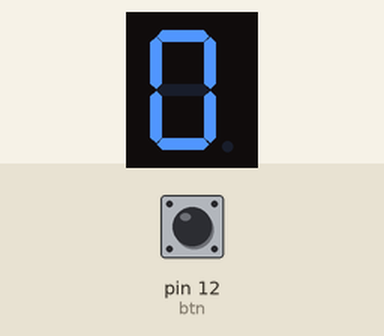
Simulated run of this sketch. Board: Arduino Uno, built with avr-gcc and run on an emulated ATmega328P. Parts: 1-digit seven-segment display. Wiring (inferred from the names in the program): 1-digit 7-segment display, segments lit when HIGH: segments pin 2, pin 3, pin 4, pin 5, pin 6, pin 7, pin 8, pin 9. The inputs (shaded band) are chosen by the test bench; at power-on: pin 12 (btn) LOW. The segment pins are drawn as the display they are named for; what the sketch prints to the serial monitor is not drawn.

Above: at 1.2 s.
1.3 s: pin 12 (btn) pulled HIGH for 1 s
At 2.1 s:
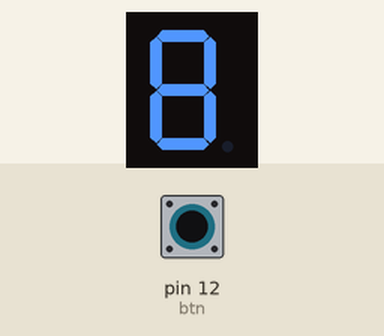
3.8 s: pin 12 (btn) pulled HIGH for 3.2 s
At 7.4 s:
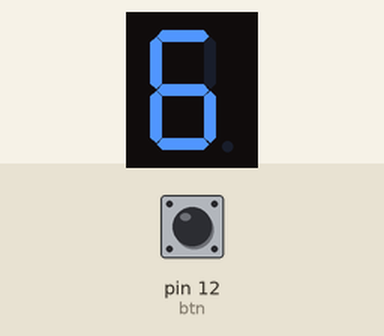
Timing chart, 0 to 7.8 s (numbered marks = the images above; inputs shaded):
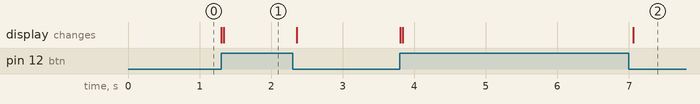

Measured:
- after the input at 1.3 s, the display: first changes at once (image 1 shows a later state)
- after the input at 3.8 s, the display: first changes at once (image 2 shows a later state)

The sketch:

COUNTER_PUSHBUTTON.ino
```cpp
int a=2;
int b=3;
int c=4;
int d=5;
int e=6;
int f=7;
int g=8;
int dp=9;
int btn=12;
int i=0;


void setup() {
  // put your setup code here, to run once:

  pinMode(a, OUTPUT);
  pinMode(b, OUTPUT);
  pinMode(c, OUTPUT);
  pinMode(d, OUTPUT);
  pinMode(e, OUTPUT);
  pinMode(f, OUTPUT);
  pinMode(g, OUTPUT);
  pinMode(dp, OUTPUT);
  pinMode(btn, INPUT);
  Serial.begin(9600);

}

void loop() {
  // put your main code here, to run repeatedly:


  int btnread = digitalRead(btn);
  Serial.println(btnread);

  if(btnread==1){
    i=i+1;
  }
  if(i==10){
    i=0;
  }
  if(i==0){
    digitalWrite(a,HIGH);
    digitalWrite(b,HIGH);
    digitalWrite(c,HIGH);
    digitalWrite(d,HIGH);
    digitalWrite(e,HIGH);
    digitalWrite(f,HIGH);
    digitalWrite(g,LOW);

  }
  if(i==1){

    digitalWrite(a,LOW);
    digitalWrite(b,HIGH);
    digitalWrite(c,HIGH);
    digitalWrite(d,LOW);
    digitalWrite(e,LOW);
    digitalWrite(f,LOW);
    digitalWrite(g,LOW);

  }
  if(i==2){
    digitalWrite(a,HIGH);
    digitalWrite(b,HIGH);
    digitalWrite(c,LOW);
    digitalWrite(d,HIGH);
    digitalWrite(e,HIGH);
    digitalWrite(f,LOW);
    digitalWrite(g,HIGH);

  }
  if(i==3){
    digitalWrite(a,HIGH);
    digitalWrite(b,HIGH);
    digitalWrite(c,HIGH);
    digitalWrite(d,HIGH);
    digitalWrite(e,LOW);
    digitalWrite(f,LOW);
    digitalWrite(g,HIGH);
  }
  if(i==4){
    digitalWrite(a,LOW);
    digitalWrite(b,HIGH);
    digitalWrite(c,HIGH);
    digitalWrite(d,LOW);
    digitalWrite(e,LOW);
    digitalWrite(f,HIGH);
    digitalWrite(g,HIGH);
  }
  if(i==5){
    digitalWrite(a,HIGH);
    digitalWrite(b,LOW);
    digitalWrite(c,HIGH);
    digitalWrite(d,HIGH);
    digitalWrite(e,LOW);
    digitalWrite(f,HIGH);
    digitalWrite(g,HIGH);
  }
  if(i==6){
    digitalWrite(a,HIGH);
    digitalWrite(b,LOW);
    digitalWrite(c,HIGH);
    digitalWrite(d,HIGH);
    digitalWrite(e,HIGH);
    digitalWrite(f,HIGH);
    digitalWrite(g,HIGH);
  }
  if(i==7){
    digitalWrite(a,HIGH);
    digitalWrite(b,HIGH);
    digitalWrite(c,HIGH);
    digitalWrite(d,LOW);
    digitalWrite(e,LOW);
    digitalWrite(f,LOW);
    digitalWrite(g,LOW);
  }
  if(i==8){
    digitalWrite(a,HIGH);
    digitalWrite(b,HIGH);
    digitalWrite(c,HIGH);
    digitalWrite(d,HIGH);
    digitalWrite(e,HIGH);
    digitalWrite(f,HIGH);
    digitalWrite(g,HIGH);
  }
  if(i==9){
    digitalWrite(a,HIGH);
    digitalWrite(b,HIGH);
    digitalWrite(c,HIGH);
    digitalWrite(d,HIGH);
    digitalWrite(e,LOW);
    digitalWrite(f,HIGH);
    digitalWrite(g,HIGH);
  }


}
```
